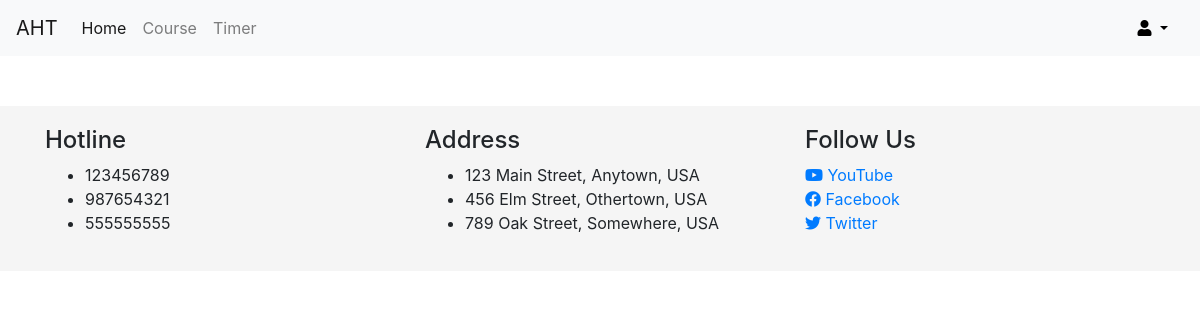
Page /course/55/ on the earlier database version.
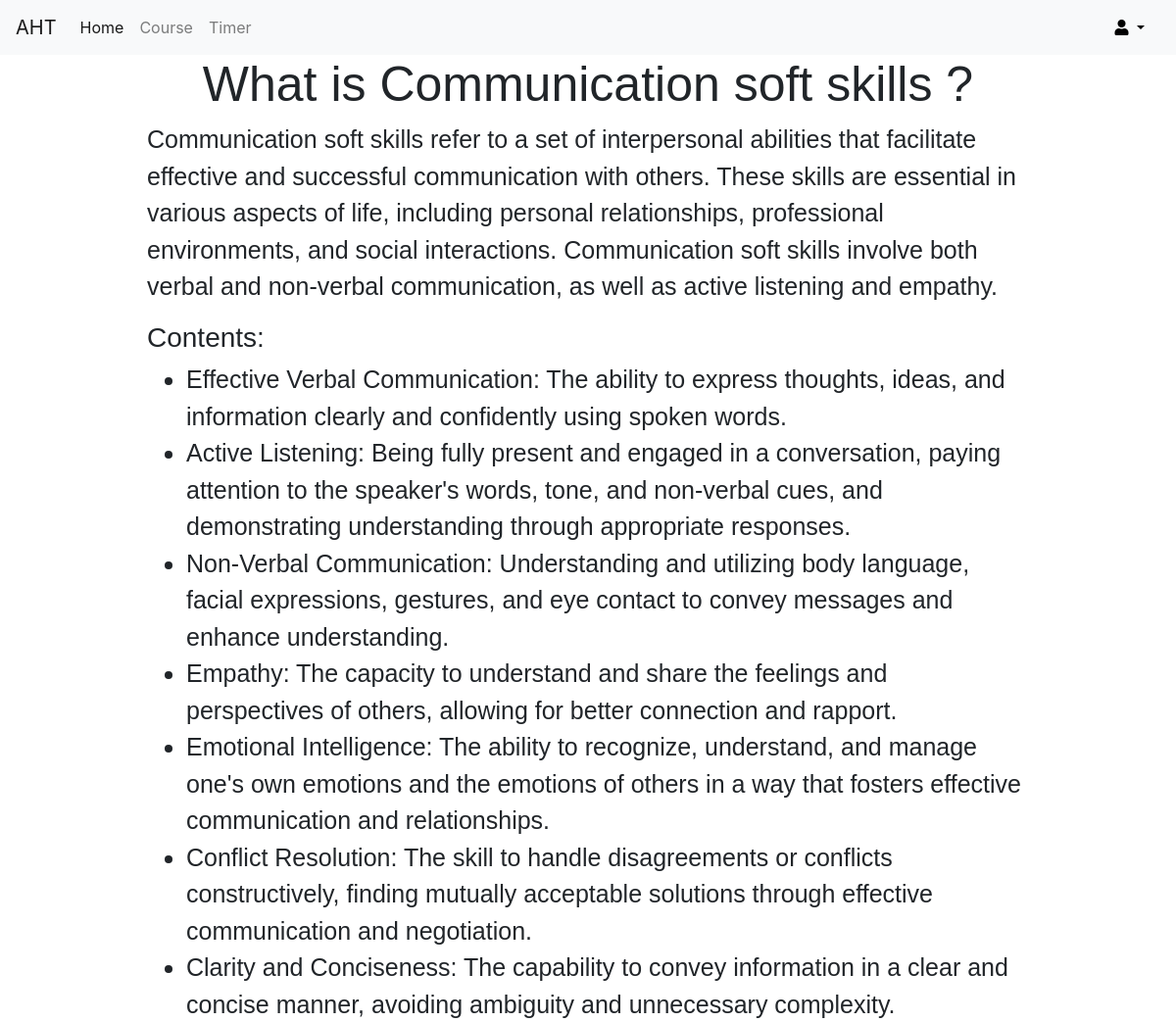
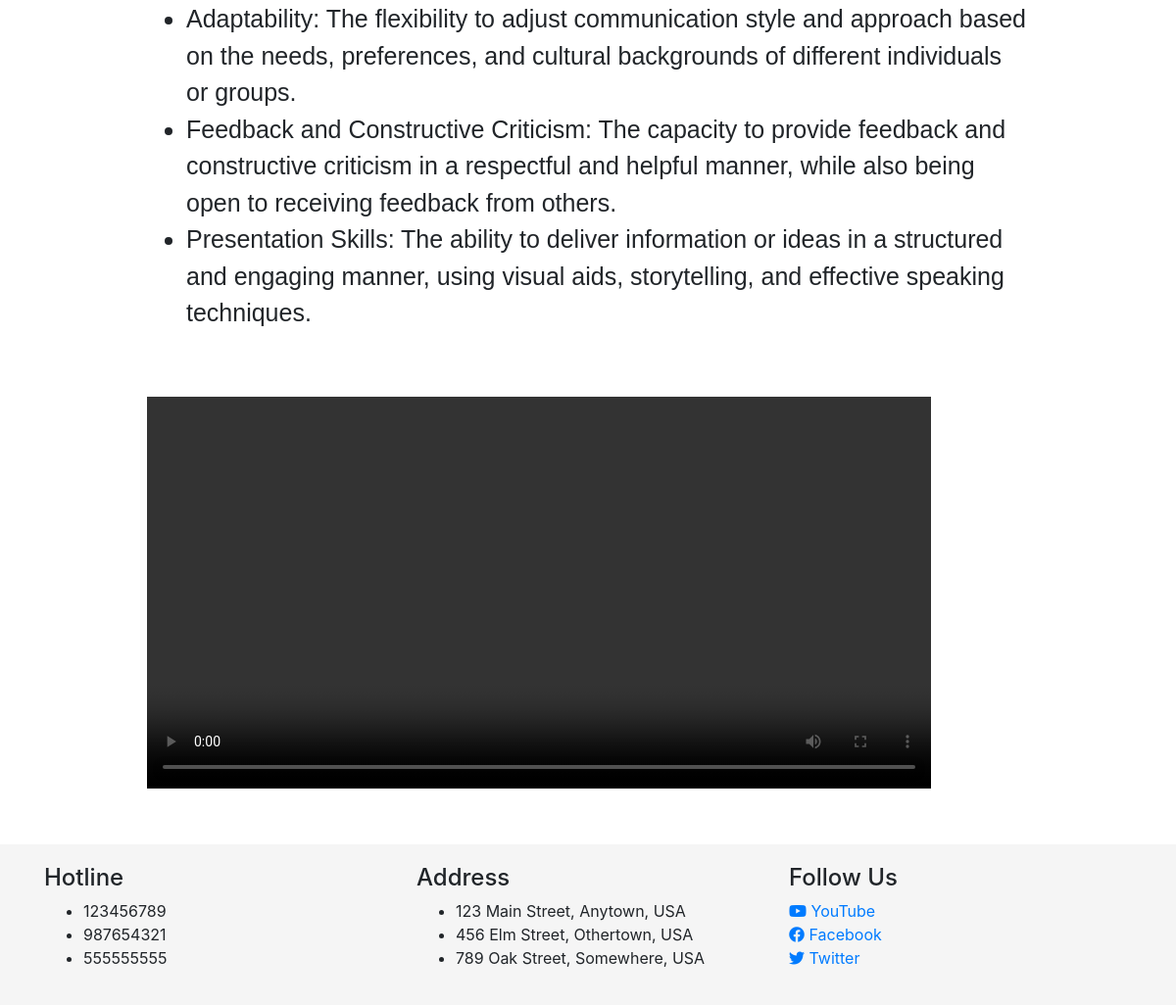
Same page on the later database version (2 pictures, top to bottom).
### user/models.py (models this page shows, shortened)
class Course(models.Model):
    card_image = models.CharField(max_length=200, null=True)
    card_title = models.CharField(max_length=200, null=True)
    card_text = models.CharField(max_length=200, null=True)
    title = models.CharField(max_length=200)
    description = models.TextField(blank=True, null=True)
    contents = models.TextField(blank=True, null=True)
    videos = models.CharField(max_length=200, null=True)

### user/views.py (the view)
# urls.py: path('course/<int:course_id>/', views.detail, name='detail'),
def detail(request, course_id):
    courses = Course.objects.filter(id=course_id)
    context = {"courses": courses, "course_id":course_id}
    for course in courses:                                                             #cai nay khi dung sang trang khac thi copy nguyen si no vao
        contents = json.loads(course.contents)
        course.contents = contents
    return render(request,'detail.html', context)

### templates/detail.html (shortened to what this page needs)
{% load static %}
<!DOCTYPE html>
<html lang="en">
<head>
    <link rel="stylesheet" href="{% static 'css/detail.css' %}">
    <link rel="stylesheet" href="https://cdnjs.cloudflare.com/ajax/libs/font-awesome/5.15.3/css/all.min.css">
    <link rel="stylesheet" href="https://cdnjs.cloudflare.com/ajax/libs/font-awesome/5.15.3/css/all.min.css">
    <link rel="stylesheet" href="https://maxcdn.bootstrapcdn.com/bootstrap/4.5.2/css/bootstrap.min.css">
</head>
<body>
  <nav class="navbar navbar-expand-lg navbar-light bg-light">
		<a class="navbar-brand" href="{% url 'homepage' %}">AHT</a>
		<div class="collapse navbar-collapse" id="navbarNav">
			<ul class="navbar-nav">
				<li class="nav-item active">
					<a class="nav-link" href="{% url 'homepage' %}">Home</a>
				</li>
				<li class="nav-item">
					<a class="nav-link" href="{% url 'course' %}">Course</a>
				</li>
				<li class="nav-item">
					<a class="nav-link" href="{% url 'timer' %}" >Timer</a>
				</li>
			</ul>
		</div>
    <div>
          <a class="nav-link dropdown-toggle" href="#" id="navbarDropdown" role="button" data-toggle="dropdown" aria-haspopup="true" aria-expanded="false">
            <i class="fas fa-user"></i>
          </a>
    </div>
	</nav>
        <div class="detail-container">
        {% for course in courses %}
        {% if course_id %}
          <h2>{{ course.title }}</h2>
          <p>{{ course.description }}</p>
          {% if course.contents %}
              <h3>Contents:</h3>
              <ul>
                  {% for key, value in course.contents.items %}
                      <li>{{ value }}</li>
                  {% endfor %}
              </ul>
          {% endif %}
          <video class="video-contents" controls>
            <source src="{{course.videos}}">
          </video>
        {% endif %}
        {% endfor %}
        </div>
          <div class="footer">
            <div class="container">
              <div class="row">
                <div class="col-md-4">
                  <h4>Hotline</h4>
                  <ul>
                    <li>123456789</li>
                    <li>987654321</li>
                    <li>555555555</li>
                  </ul>
                </div>
                <div class="col-md-4">
                  <h4>Address</h4>
                  <ul>
                    <li>123 Main Street, Anytown, USA</li>
                    <li>456 Elm Street, Othertown, USA</li>
                    <li>789 Oak Street, Somewhere, USA</li>
                  </ul>
                </div>
                <div class="col-md-4">
                  <h4>Follow Us</h4>
                  <ul class="list-inline">
                    <li>
                      <a href="https://www.youtube.com/channel/UCGIIzeVV5SY7GU97GIYBgnQ">
                        <i class="fab fa-youtube"></i> YouTube
                      </a>
                    </li>
                    <li>
                      <a href="https://www.facebook.com/lmao098">
                        <i class="fab fa-facebook"></i> Facebook
                      </a>
                    </li>
                    <li>
                      <a href="https://twitter.com/Whoknow098">
                        <i class="fab fa-twitter"></i> Twitter
                      </a>
                    </li>
                  </ul>
                </div>
              </div>
            </div>
          </div>
  </body>
</html>

### static/css/detail.css (style rules this page uses)
.detail-container { width: 900px; font-family: 'Gill Sans', 'Gill Sans MT', Calibri, 'Trebuchet MS', sans-serif; margin: 0 auto; }
.detail-container h2 { font-size: 50px; text-align: center; }
.detail-container p { font-size: 25px; }
.detail-container li { font-size: 25px; }
.nav-link, .dropdown-item { color: black; text-decoration: none; }
.video-contents { margin-top: 50px; width: 800px; height: 400px; }
.footer { background-color: #f5f5f5; padding: 20px 0; bottom: 0; width: 100%; margin-top: 50px; }

Differences in the rows shown:
added Course: title "What is Communication soft skills ?", description "Communication soft skills refer to a set of interpersonal abilities that facilitate effective and successful communication with others. These skills are essential in various aspects of life, including personal relationships, professional environments, and social interactions. Communication soft skills involve both verbal and non-verbal communication, as well as active listening and empathy.", contents "Effective Verbal Communication: The ability to express thoughts, ideas, and information clearly and confidently using spoken words." "Active Listening: Being fully present and engaged in a conversation, paying attention to the speaker's words, tone, and non-verbal cues, and demonstrating understanding through appropriate responses." "Non-Verbal Communication: Understanding and utilizing body language, facial expressions, gestures, and eye contact to convey messages and enhance understanding." "Empathy: The capacity to understand and share the feelings and perspectives of others, allowing for better connection and rapport." "Emotional Intelligence: The ability to recognize, understand, and manage one's own emotions and the emotions of others in a way that fosters effective communication and relationships." "Conflict Resolution: The skill to handle disagreements or conflicts constructively, finding mutually acceptable solutions through effective communication and negotiation." "Clarity and Conciseness: The capability to convey information in a clear and concise manner, avoiding ambiguity and unnecessary complexity." "Adaptability: The flexibility to adjust communication style and approach based on the needs, preferences, and cultural backgrounds of different individuals or groups." "Feedback and Constructive Criticism: The capacity to provide feedback and constructive criticism in a respectful and helpful manner, while also being open to receiving feedback from others." "Presentation Skills: The ability to deliver information or ideas in a structured and engaging manner, using visual aids, storytelling, and effective speaking techniques."
